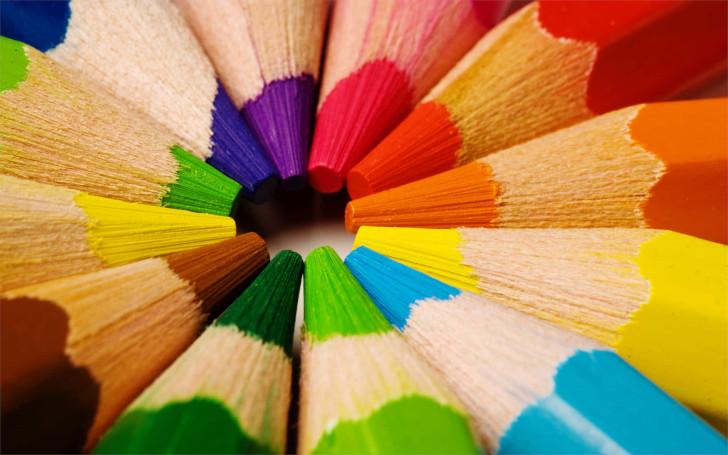
#> input picture input_image_colorful.jpg, 728 x 455 px, found by its file name; the run also reads 1 picture not shown here
$ python Correlation_Analysis.py
#> lines starting #> are read from the running program, lines starting #| are printed output that depends on the picture; pictures that were not available may be replaced by others from this repository, and a replacement may not be noted
import cv2
import numpy as np
import matplotlib.pyplot as plt
import os

def calculate_correlation(image, direction):
    if direction == 'horizontal':
        x = image[:, :-1].flatten()
        y = image[:, 1:].flatten()
    elif direction == 'vertical':
        x = image[:-1, :].flatten()
        y = image[1:, :].flatten()
    elif direction == 'diagonal':
        x = image[:-1, :-1].flatten()
        y = image[1:, 1:].flatten()
    else:
        raise ValueError("Direction must be 'horizontal', 'vertical', or 'diagonal'")
    return x, y

def plot_correlation(x, y, title, output_file):
    plt.style.use('bmh')
    plt.figure(figsize=(6, 6))
    plt.scatter(x, y, alpha=0.6, s=0.5)
    plt.title(title, fontsize=16, fontweight='bold')
    plt.xlabel('Pixel Value', fontsize=12)
    plt.ylabel('Adjacent Pixel Value', fontsize=12)
    plt.grid(True, linestyle='--', alpha=0.5)
    plt.savefig(output_file)
    plt.close()

# Load the original, encrypted, and decrypted images
original_image = cv2.imread('/home/yash/phd/Programs/DNA_Stream_Cipher_Image_crypt/input_image_colorful.jpg')
#> original_image is the input picture: shape (455, 728, 3); mean B, G, R 72.5, 130, 173.1
encrypted_image = cv2.imread('s/home/yash/phd/Programs/DNA_Stream_Cipher_Image_crypt/encrypted_image_new_DNA_cipher.png')
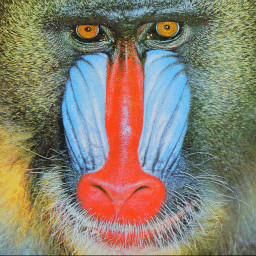
#> input picture Baboon_plain.jpg, 256 x 256 px, given in place of encrypted_image_new_DNA_cipher.png, which was not available
#> encrypted_image is the input picture: shape (256, 256, 3); mean B, G, R 112.7, 129.1, 136.7
decrypted_image = cv2.imread('/home/yash/phd/Programs/DNA_Stream_Cipher_Image_crypt/decrypted_image_new_DNA_cipher.png')

# Split the images into their color channels
original_channels = cv2.split(original_image)
encrypted_channels = cv2.split(encrypted_image)
decrypted_channels = cv2.split(decrypted_image)
colors = ('Blue', 'Green', 'Red')

# Define output directory for correlation plots
output_dir = '/home/yash/phd/Programs/DNA_Stream_Cipher_Image_crypt/Image_Analysis/'
if not os.path.exists(output_dir):
    os.makedirs(output_dir)

directions = ['horizontal', 'vertical', 'diagonal']

# Perform correlation analysis for each channel and each direction
for i, (orig_channel, enc_channel, dec_channel, color) in enumerate(zip(original_channels, encrypted_channels, decrypted_channels, colors)):
    for direction in directions:
        # Original image correlation
        x_orig, y_orig = calculate_correlation(orig_channel, direction)
        plot_correlation(x_orig, y_orig, f'Original Image {color} {direction.capitalize()} Correlation',
                         f'{output_dir}/Original_{color}_{direction}_correlation.png')

        # Encrypted image correlation
        x_enc, y_enc = calculate_correlation(enc_channel, direction)
        plot_correlation(x_enc, y_enc, f'Encrypted Image {color} {direction.capitalize()} Correlation',
                         f'{output_dir}/Encrypted_{color}_{direction}_correlation.png')

        # Decrypted image correlation
        x_dec, y_dec = calculate_correlation(dec_channel, direction)
        plot_correlation(x_dec, y_dec, f'Decrypted Image {color} {direction.capitalize()} Correlation',
                         f'{output_dir}/Decrypted_{color}_{direction}_correlation.png')
#> this loop made 3 passes
#> color on passes 1 to 3: 'Blue', 'Green', 'Red'
#> pass 1, in plot_correlation (call 8), `plt.savefig(output_file)`:
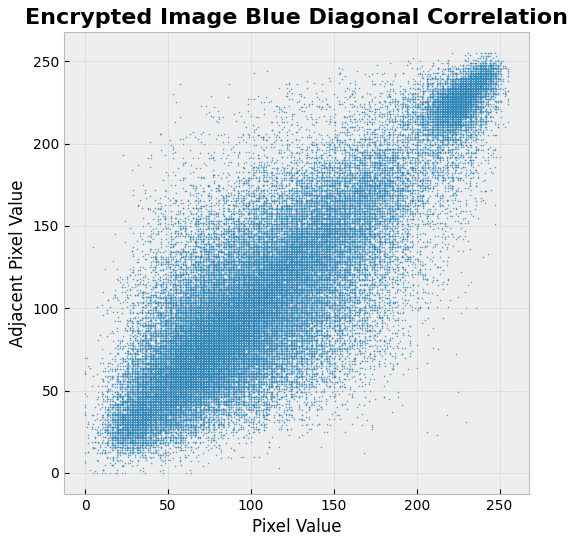
#> figure drawn by matplotlib, 1 panel
#> pass 1, in plot_correlation (call 9), `plt.savefig(output_file)`:
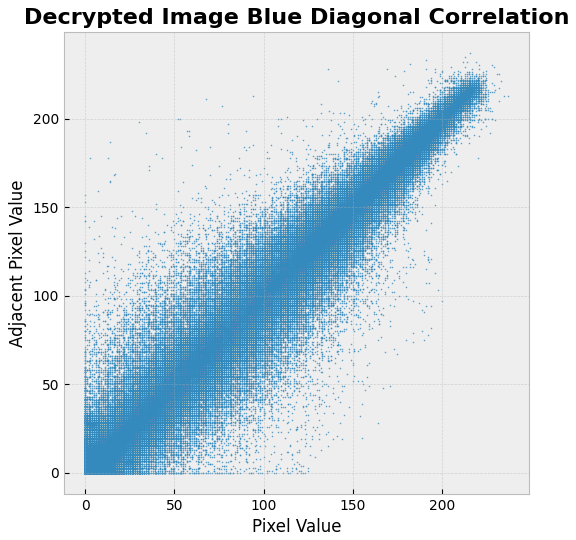
#> figure drawn by matplotlib, 1 panel
#> pass 2, in plot_correlation (call 15), `plt.savefig(output_file)`:
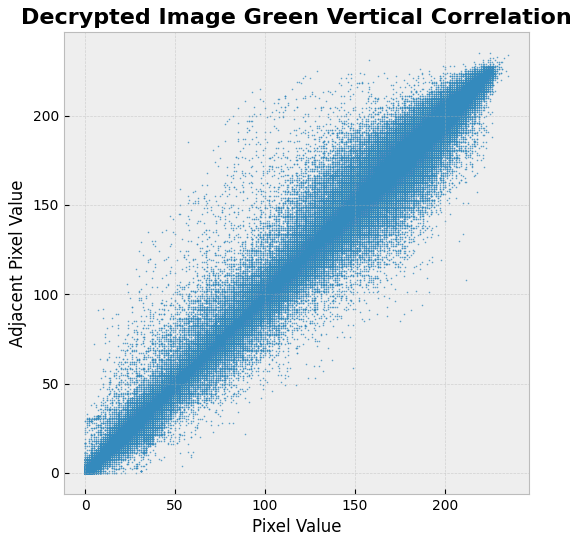
#> figure drawn by matplotlib, 1 panel
#> pass 2, in plot_correlation (call 16), `plt.savefig(output_file)`:
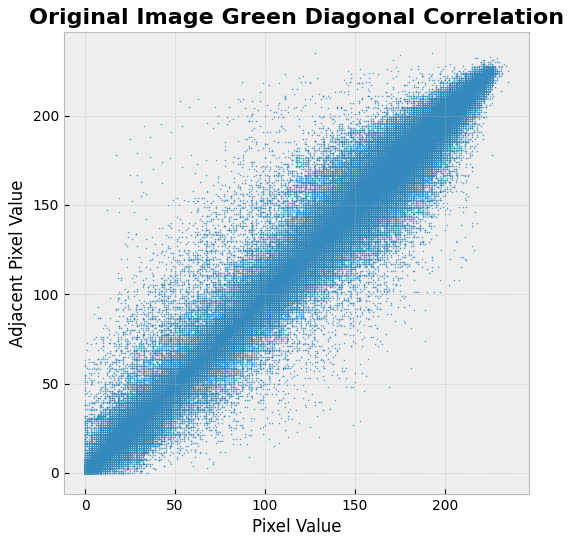
#> figure drawn by matplotlib, 1 panel
#> pass 2, in plot_correlation (call 17), `plt.savefig(output_file)`:
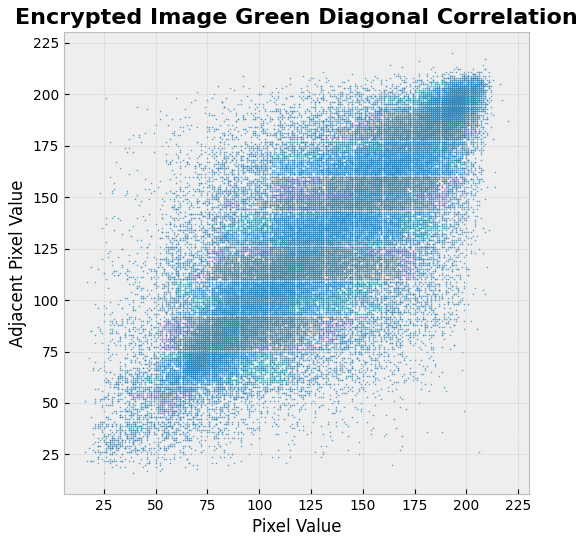
#> figure drawn by matplotlib, 1 panel
#> pass 2, in plot_correlation (call 18), `plt.savefig(output_file)`:
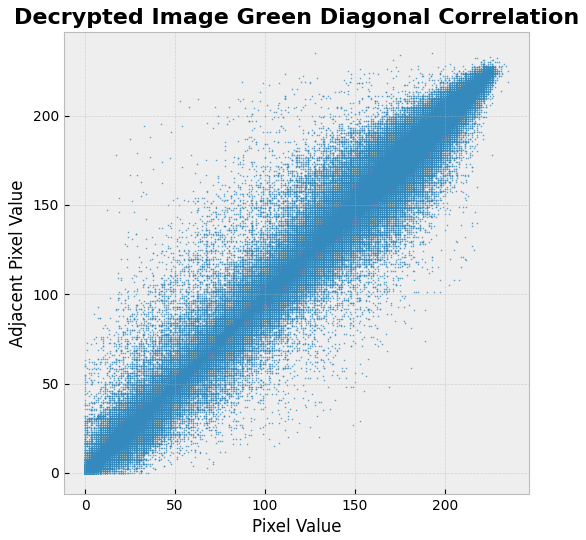
#> figure drawn by matplotlib, 1 panel

print("Correlation analysis plots saved successfully.")
